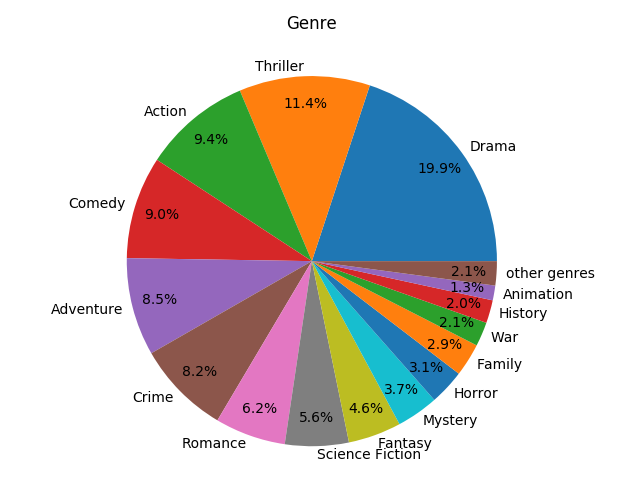
#> input picture Assignment_1/z5266543.py-Q11.png, 640 x 480 px
$ python -i z5266543.py   (imports and definitions only)
#> lines starting #> are read from the running program, lines starting #| are printed output that depends on the picture
# Author: Mohit Khanna
# Student ID: z5266543
# Platform: Mac

import os
import ast
import sys
import pandas as pd
from sklearn import metrics
from scipy.stats import pearsonr
from sklearn.ensemble import RandomForestRegressor, GradientBoostingClassifier


zid = os.path.splitext(os.path.basename(__file__))[0]

####################################################################################################################
#                                               Downloaded List
holiday_month = list(['04', '05', '06', '11', '12'])
elite_list_production_companies = list(['Warner Bros', 'Sony Pictures', 'Walt Disney', 'Universal Pictures',
                                        'Pixar Animation', 'New Line Cinema', 'Twentieth Century Fox Film Corporation',
                                        'Paramount Pictures', 'Marvel Studios', 'Columbia Pictures'])
elite_list_cast = list(['Samuel L. Jackson', 'Harrison Ford', 'Robert Downey Jr', 'Tom Hanks', 'Morgan Freeman',
                        'Scarlett Johansson', 'Andy Serkis', 'Anthony Daniels', 'Tom Cruise', 'Eddie Murphy',
                        'Stanley Tucci', 'Idris Elba', 'Johnny Depp', 'Ian McKellan', 'Bradley Cooper', 'Don Cheadle',
                        'Vin Diesel', 'Michael Caine', 'Gary Oldman', 'Dwayne Johnson', 'Zoe Saldana', 'Stellan Skarsgard',
                        'Robin Williams', 'Woody Harrelson', 'Cate Blanchett', 'Robert DeNiro', 'Bruce Willis',
                        'Emma Watson', 'Will Smith', 'Matt Damon', 'Chris Pratt', 'Chris Evans', 'Chris Hemsworth',
                        'Cameron Diaz', 'Liam Neeson', 'Orlando Bloom', 'Steve Carell', 'Simon Pegg',  'Mark Ruffalo',
                        'Helena Bonham Carter', 'Mark Wahlberg', 'Owen Wilson', 'Julia Roberts', 'Ralph Fiennes',
                        'Carrie Fisher', 'Elizabeth Banks', 'Forest Whitaker', 'Ben Stiller', 'Adam Sandler', 'Mark Hamill'])
elite_list_crew = list(['Gore Verbinski', 'David Yates', 'Ridley Scott', 'J.J. Abrams', 'George Lucas', 'Chris Columbus',
                        'Clint Eastwood', 'Tim Burton', 'Ron Howard', 'Christopher Nolan', 'James Cameron', 'Robert Zemeckis',
                        'Peter Jackson', 'Michael Bay', 'Steven Spielberg', 'Kevin Feige', 'Kathleen Kennedy', 'David Heyman',
                        'Jerry Bruckheimer', 'Neal H. Moritz', 'Frank Marshall', 'Charles Roven', 'Lorenzo di Bonaventura',
                        'Ian Bryce', 'Lauren Shuler Donner', 'Avi Arad', 'Christopher Meledandri', 'Janet Healy',
                        'Steven Spielberg', 'Christopher Markus', 'Stephen McFeely', 'Andrew Stanton', 'Steve Kloves',
                        'David Koepp', 'Lawrence Kasdan', 'Fran Walsh', 'Terry Rossio', 'Ted Elliott'])
#####################################################################################################################


#####################################################################################################################
#                                          Data Pre-processing
# [85 lines left out: functions normalize_columns, normalize_production_countries, normalize_spoken_languages, normalize_keywords, normalize_runtime, normalize_production_companies and 2 more, not called in this run]


def preprocess(dataframe):
    df = dataframe.copy()
    columns_to_normalize = ['genres', 'production_countries', 'cast', 'crew',
                            'keywords', 'production_companies', 'spoken_languages']
    for c in columns_to_normalize:
        dataframe[c] = dataframe[c].apply(lambda data: ast.literal_eval(data))
    for c in columns_to_normalize:
        df[c] = dataframe[c].apply(normalize_columns)
    df['runtime'] = df['runtime'].apply(normalize_runtime)
    df['production_countries'] = df['production_countries'].apply(
        normalize_production_countries)
    df['production_companies'] = df['production_companies'].apply(
        normalize_production_companies)
    df['n_genres'] = df['genres'].apply(
        lambda data: len(data.split(',')))
    df['spoken_languages'] = df['spoken_languages'].apply(
        normalize_spoken_languages)
    df['keywords'] = df['keywords'].apply(normalize_keywords)
    df['n_cast'] = df['cast'].apply(lambda data: len(data.split(',')))
    df['n_crew'] = df['crew'].apply(lambda data: len(data.split(',')))
    df['cast'] = df['cast'].apply(normalize_cast_crew, args=(elite_list_cast,))
    df['crew'] = df['crew'].apply(normalize_cast_crew, args=(elite_list_crew,))
    df[['Male', 'Female', 'Others']
       ] = dataframe['cast'].apply(normalize_gender)
    df['release_date'] = df['release_date'].apply(
        lambda data: 1 if data[5:7] in holiday_month else 0)
    df['homepage'] = df['homepage'].apply(
        lambda data: 0 if(data != data) else 1)
    df['tagline'] = df['tagline'].apply(
        lambda data: 0 if(data != data) else 1)
    dummies_for_columns = ['genres', 'production_countries',
                           'production_companies', 'spoken_languages']
    for c in dummies_for_columns:
        df = pd.concat([df.drop(c, axis=1), df[c].str.get_dummies(
            sep=",")], axis=1)

    return df, dataframe
#####################################################################################################################


# [56 lines not run here, left out]
#####################################################################################################################

>>> import cv2
>>> picture = cv2.imread('../Assignment_1/z5266543.py-Q11.png', cv2.IMREAD_GRAYSCALE)
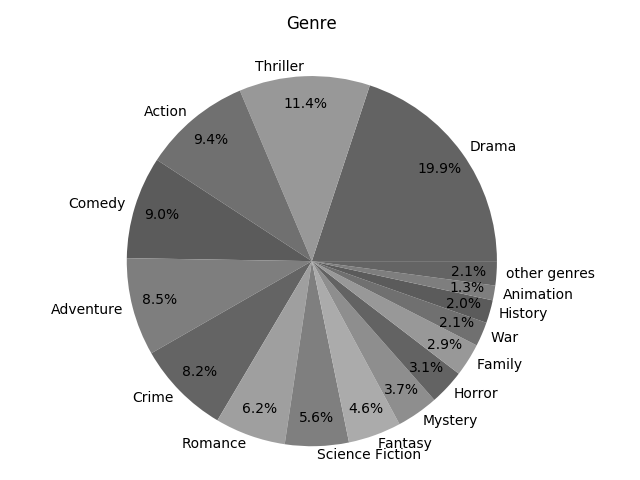
#> picture: shape (480, 640); min 0, max 255, mean 204.9
#> (the run stopped early here; a loop or call above may not have finished)
